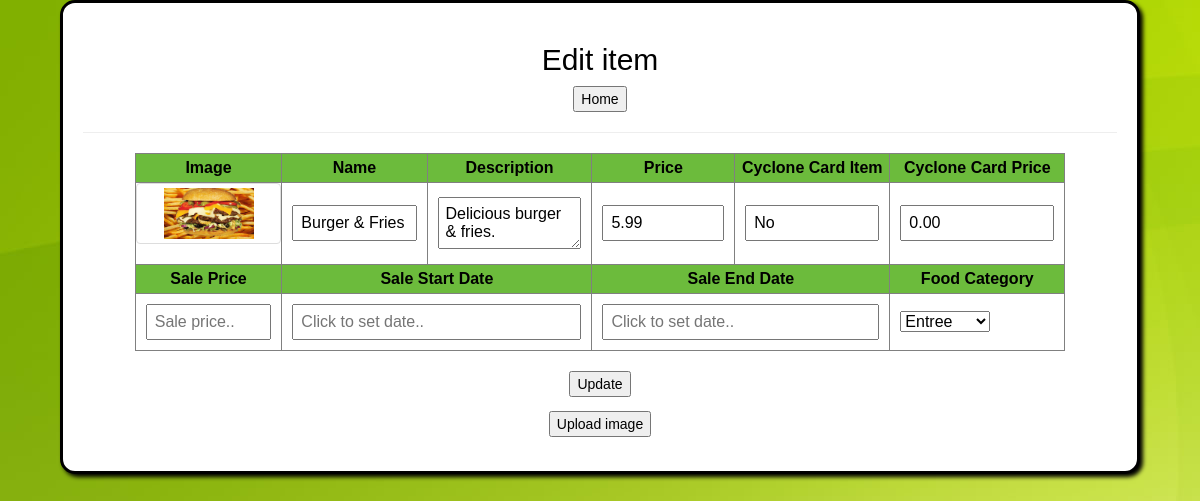
Page /edit_food.php?id=32 (signed in) on the committed database.
### tables this page shows
CREATE TABLE IF NOT EXISTS `food` (
  `food_id` int(8) NOT NULL AUTO_INCREMENT,
  `food_name` varchar(125) NOT NULL,
  `food_description` varchar(250) DEFAULT NULL,
  `regular_price` float NOT NULL,
  `sale_price` float DEFAULT NULL,
  `sale_start_date` date DEFAULT NULL,
  `sale_end_date` date DEFAULT NULL,
  `on_sale` int(1) NOT NULL,
  `category_id` int(8) NOT NULL,
  `pic` varchar(250) NOT NULL,
  `cyclone_card_item` tinyint(1) NOT NULL,
  `cyclone_card_price` float DEFAULT NULL,
  PRIMARY KEY (`food_id`)
);

CREATE TABLE IF NOT EXISTS `category` (
  `category_id` int(8) NOT NULL AUTO_INCREMENT,
  `category_description` varchar(250) NOT NULL,
  PRIMARY KEY (`category_id`)
);

### edit_food.php (the view, shortened to what this page needs)
<html>
	<head>
		<link rel="stylesheet" href="http://maxcdn.bootstrapcdn.com/bootstrap/3.3.6/css/bootstrap.min.css">
		<link rel="stylesheet" href="//code.jquery.com/ui/1.11.4/themes/smoothness/jquery-ui.css">
		<link rel="stylesheet" type="text/css" href="styles/style.css" />
	</head>
	<body>
		<div id="edit_container">
			<?php
				echo"<h2>Edit item</h2>";
				echo"<form action='food_inventory.php?page=1' method='POST'>
						<input type='submit' value='Home' />
					</form>
					<hr />
				";
				$id = NULL;
				if(isset($_GET['id'])){
					$id = $_GET['id'];
				}
				display_food($id);
				function display_food($id){
					$sql = "SELECT f.food_id, f.food_name, f.food_description, f.regular_price, f.sale_price, f.on_sale,
							f.sale_start_date, f.sale_end_date, f.category_id, pic, f.cyclone_card_item, f.cyclone_card_price, c.category_id, c.category_description
							FROM food f INNER JOIN category c ON c.category_id = f.category_id
							WHERE food_id = " . $id;
					$result = mysql_query($sql);
					echo "<form action='?action=submit&id=".$id."' method='post' id='edit_food_form'>
						<table border=1 class='full_input'>
						<th>Image</th>
						<th>Name</th>
						<th>Description</th>
						<th>Price</th>
						<th>Cyclone Card Item</th>
						<th>Cyclone Card Price</th>
					";
					while($row = mysql_fetch_array($result)){
						$im = null;
						$image = $row['pic'];
						if (ISSET($image) && $image != ''){
							$file ="Styles/pics/" . $image;
							$size = getimagesize($file);
							if ($size["mime"] == "image/jpeg"){
								$im = imagecreatefromjpeg($file);
							}else if ($size["mime"] =="image/gif"){
								$im = imagecreatefromgif($file);
							}else if ($size["mime"] =="image/png"){
								$im = imagecreatefrompng($file);
							}
							$w = imagesx($im);
							$h = imagesy($im);
							$tw=$w;
							$th=$h;
							if($w > 90){
								$ratio = 90 / $w;
								$th = $h * $ratio;
								$tw = $w * $ratio;
							}elseif($h > 110){
								$ratio = 110 / $h;
								$th = $h * $ratio;
								$tw = $w * $ratio;
							}
						}
						echo "<tr>";
						if($image){
							echo '<td class="thumbnail"><img src ="Styles/pics/'.$image .'" height ="'.$th.'" width ="'.$tw  .'"></td>';
						}else{
							echo"<td>No Image Found.</td>";
						}
						echo"<td><input type='text' name='food_name' value='".$row['food_name']."'</td>";
						echo"<td><textarea name='food_description'>".$row['food_description']."</textarea></td>";
						echo"<td><input type='text' name='regular_price' value='".sprintf('%0.2f', $row['regular_price'])."'</td>";
						if($row['cyclone_card_item'] == "1"){
							echo"<td><input type='text' value='Yes' name='cyclone_card' id='cyclone_card_item' /></td>";
						}else{
							echo"<td><input type='text' value='No' name='cyclone_card' id='cyclone_card_item' /></td>";
						}
						if(isset($row['cyclone_card_price'])){
							echo"<td><input type='text' name='cyclone_card_price' value='".sprintf('%0.2f', $row['cyclone_card_price'])."'/></td>";
						}else{
							echo"<td><input type='text' name='cyclone_card_price' value='N/A' /></td>";
						}
						echo "</td></tr>
							<tr>
								<th>Sale Price</th>
								<th colspan=2>Sale Start Date</th>
								<th colspan=2>Sale End Date</th>
								<th>Food Category</th>
							</tr>
							<tr>";
								if($row['on_sale'] == 1){
									echo"<td><input type='text' name='sale_price' value='".sprintf('%.2f', $row['sale_price'])."'</td>";
									echo"<td colspan=2><input type='text' placeholder='Click to set date..' name='sale_start_date' id='sale_start_date' value='".format_date($row['sale_start_date'])."'</td>";
									echo"<td colspan=2><input type='text' placeholder='Click to set date..' name='sale_end_date' id='sale_end_date' value='".format_date($row['sale_end_date'])."'</td>";
								}else{
									echo"<td><input type='text' name='sale_price' placeholder='Sale price..' /></td>";
									echo"<td colspan=2><input type='text' placeholder='Click to set date..' name='sale_start_date' id='sale_start_date' /></td>";
									echo"<td colspan=2><input type='text' placeholder='Click to set date..' name='sale_end_date' id='sale_end_date' /></td>";
								}
								echo"<td><select name='category_id'>
									<option selected='selected' value='".$row['category_id']."'>".$row['category_description']."</option>;
";
						echo    "</select></td>
							</tr>
						</table>";
						$sql = "SELECT sale_start_date, sale_end_date, sale_price
						FROM sales_history
						WHERE food_id = '".$id."'";
						$result = mysql_query($sql);
						echo"
						<br />
						<input type='submit' value='Update' name='update' />
						</form>
						<form action='upload.php?id=".$id."' method='post'>
							<input type='submit' value='Upload image' />
						</form>";
					}
				}
			?>
		</div>
	</body>
</html>

### Styles/style.css (style rules this page uses)
#edit_container { background-color:#FFFFFF; margin-top:10px; margin: auto; width:90%; min-height:400px; padding: 20px; border:3px solid black; -moz-border-radius:15px; border-radius:15px; -moz-box-shadow: 3px 3px 4px #000; -webkit-box-shadow: 3px 3px 4px #000; box-shadow: 3px 3px 4px #000; position: relative; }
body { background-color:#FFFFFF; text-align:center; font-family: Arial; background-image:url('BG_1_app.jpg'); COLOR:#000; }
table { margin: auto; text-align: left; width: 90%; }
.full_input input { width: 100%; padding: 7px; margin: 0px; }
.full_input textarea { width: 100%; padding: 7px; margin: 0px; }
table th { background-color: #6CBB3C; padding: 5px; text-align: center; }
table td { padding: 10px; }
.thumbnail img { vertical-align: middle; }

### rows in the picture
food: pic (picture), food_name "Burger & Fries", food_description "Delicious burger & fries.", regular_price "5.99", cyclone_card_price "0.00", category_id "Entree"
